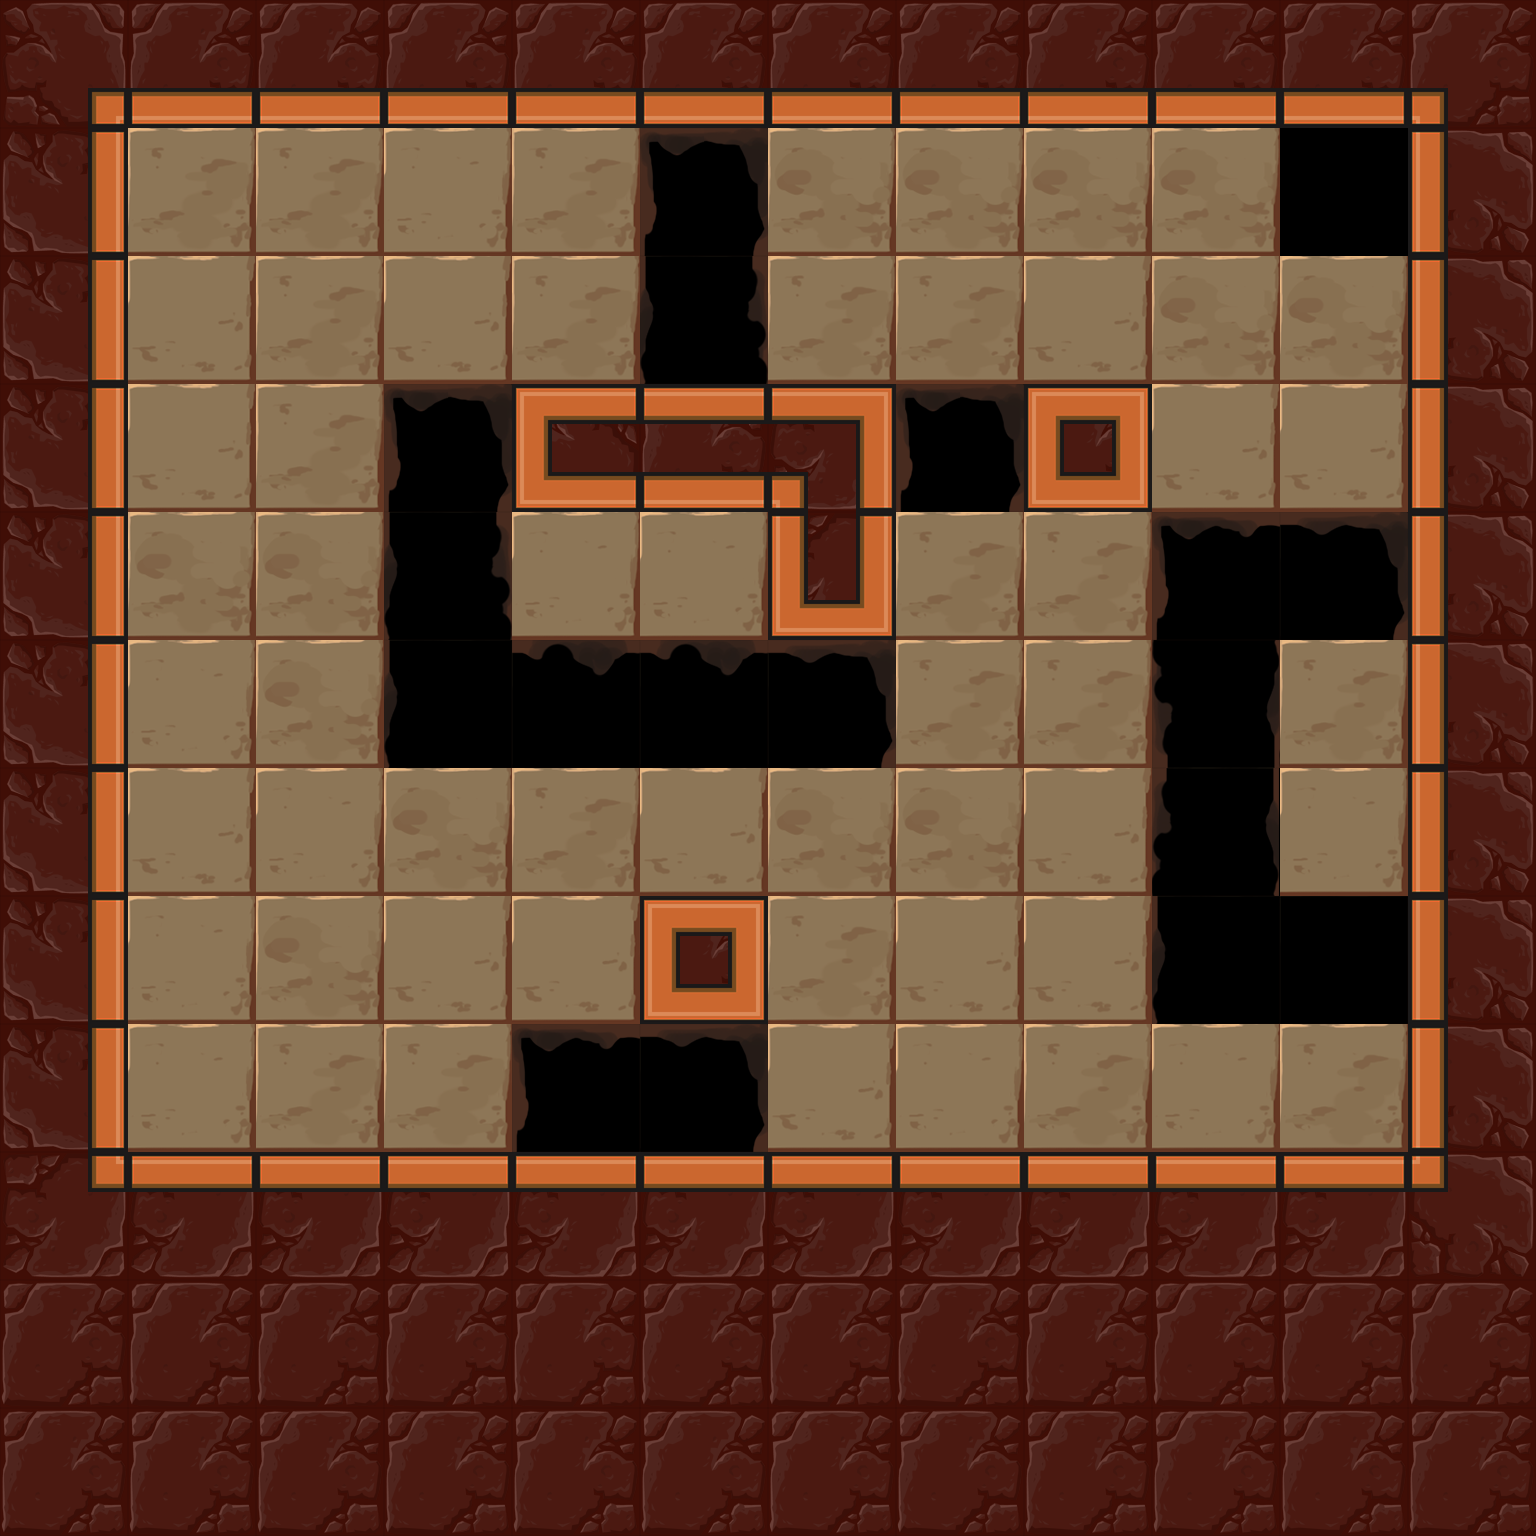

This game map was drawn from its Tiled (.tmx) file and the tilesets committed beside it. A one-line description and the trimmed map source follow:
An orthogonal 12x12 tile map with 128x128 px tiles, 3 tile layers (Floor, Holes, Walls), 6 tilesets and 11 objects (7x mirror, lightOrb, lightSwitch, player_start, exit).

<map version="1.0" orientation="orthogonal" renderorder="right-down" width="12" height="12" tilewidth="128" tileheight="128" nextobjectid="74">
 <tileset firstgid="1" name="walls" tilewidth="128" tileheight="128" tilecount="50">
  <image source="../images/beta/wallSheet.png" width="640" height="1280" />
 </tileset>
 <tileset firstgid="51" name="light" tilewidth="128" tileheight="128" tilecount="50">
  <image source="../images/beta/lightSheet.png" width="640" height="1280" />
 </tileset>
 <tileset firstgid="101" name="exit" tilewidth="128" tileheight="128" tilecount="1">
  <image source="../images/beta/gate_closed.png" width="128" height="128" />
 </tileset>
 <tileset firstgid="102" name="floors" tilewidth="128" tileheight="128" tilecount="4">
  <image source="../images/beta/floor_sheet.png" width="512" height="128" />
 </tileset>
 <tileset firstgid="106" name="holes" tilewidth="128" tileheight="128" tilecount="18">
  <image source="../images/beta/hole_sheet.png" width="768" height="384" />
 </tileset>
 <tileset firstgid="124" name="mirrors" tilewidth="128" tileheight="128" tilecount="1">
  <image source="../images/beta/mirror_1.png" width="128" height="128" />
 </tileset>
 <layer name="Floor" width="12" height="12">
  <properties>
   <property name="tileset" value="floors" />
  </properties>
  <data>[144 cells, 56 non-empty, 4 distinct tile ids]</data>
 </layer>
 <layer name="Holes" width="12" height="12">
  <properties>
   <property name="tileset" value="holes" />
  </properties>
  <data>[144 cells, 17 non-empty, 9 distinct tile ids]</data>
 </layer>
 <layer name="Walls" width="12" height="12">
  <properties>
   <property name="tileset" value="walls" />
  </properties>
  <data>[144 cells, 70 non-empty, 14 distinct tile ids]</data>
 </layer>
 <objectgroup name="Objects" />
 <objectgroup name="Mirrors">
  <properties>
   <property name="sides" value="1" />
  </properties>
  <object id="67" type="mirror" gid="124" x="512" y="1024" width="128" height="128">
   <properties>
    <property name="sides" value="1" />
   </properties>
  </object>
  <object id="68" type="mirror" gid="3221225596" x="512" y="640" width="128" height="128">
   <properties>
    <property name="sides" value="1" />
   </properties>
  </object>
  <object id="69" type="mirror" gid="124" x="640" y="640" width="128" height="128">
   <properties>
    <property name="sides" value="1" />
   </properties>
  </object>
  <object id="70" type="mirror" gid="1073741948" x="1280" y="768" width="128" height="128">
   <properties>
    <property name="sides" value="1" />
   </properties>
  </object>
  <object id="71" type="mirror" gid="124" x="1280" y="896" width="128" height="128">
   <properties>
    <property name="sides" value="1" />
   </properties>
  </object>
  <object id="72" type="mirror" gid="2147483772" x="1152" y="512" width="128" height="128">
   <properties>
    <property name="sides" value="1" />
   </properties>
  </object>
  <object id="73" type="mirror" gid="124" x="896" y="1024" width="128" height="128">
   <properties>
    <property name="sides" value="1" />
   </properties>
  </object>
 </objectgroup>
 <objectgroup name="Light">
  <object id="63" type="lightOrb" gid="51" x="128" y="1024" width="128" height="128">
   <properties>
    <property name="direction" value="3" />
   </properties>
  </object>
  <object id="64" type="lightSwitch" gid="52" x="1152" y="384" width="128" height="128" />
 </objectgroup>
 <objectgroup color="#141ba4" name="player_start">
  <object id="65" type="player_start" x="128" y="1024" width="128" height="128" />
 </objectgroup>
 <objectgroup color="#71a400" name="Exit">
  <object id="66" type="exit" gid="101" x="1280" y="256" width="128" height="128" />
 </objectgroup>
</map>
